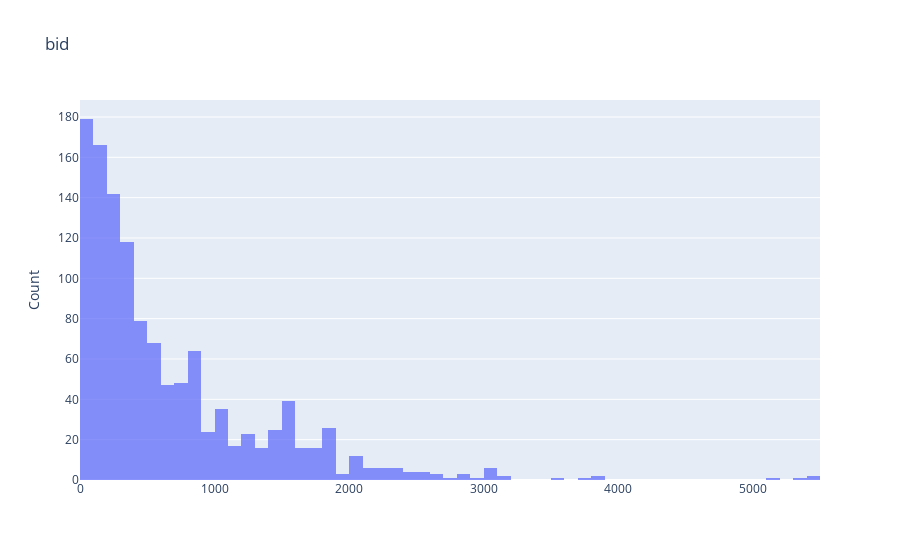

Notebook cell for this chart:
### Code cell
plotBarCat(df,df.columns[1])

### Figure 1 — Plotly figure (JSON) as saved in the notebook; plotly's stock layout.template omitted (floating-point values rounded to 4 significant figures; data arrays with more than 128 entries replaced by an {"elided": "..."} marker saying what was removed)
{"data": [{"opacity": 0.75, "type": "histogram", "x": {"elided": "1213 float values"}}], "layout": {"barmode": "overlay", "title": {"text": "bid"}, "yaxis": {"title": {"text": "Count"}}}}
